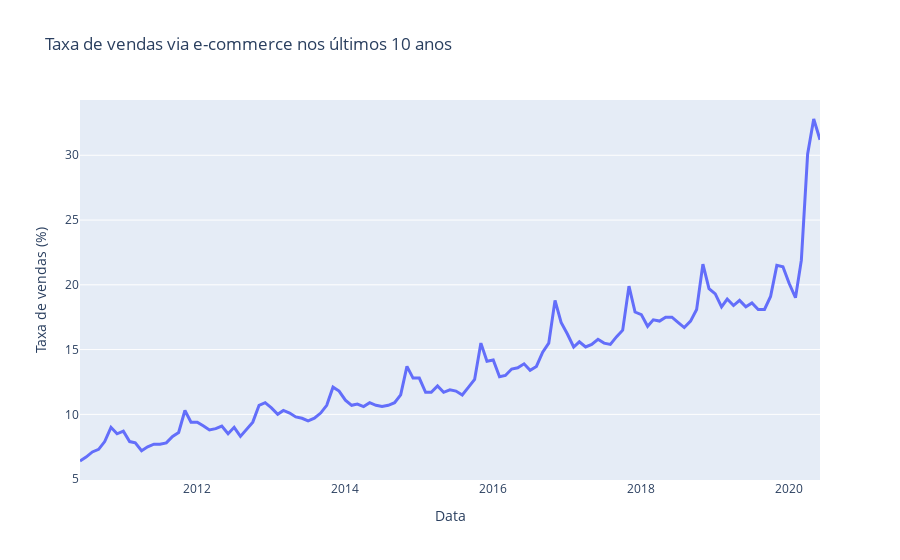

The notebook cell saved with this chart:
### Code cell
fig = go.Figure(
    go.Scatter(x=data['Data'], y=data['Taxa de vendas'], line=dict(width=3))

)

fig.update_layout(
    title='Taxa de vendas via e-commerce nos últimos 10 anos',
    xaxis=dict(title='Data', showgrid=False),
    yaxis=dict(title='Taxa de vendas (%)')
)

fig.show()
